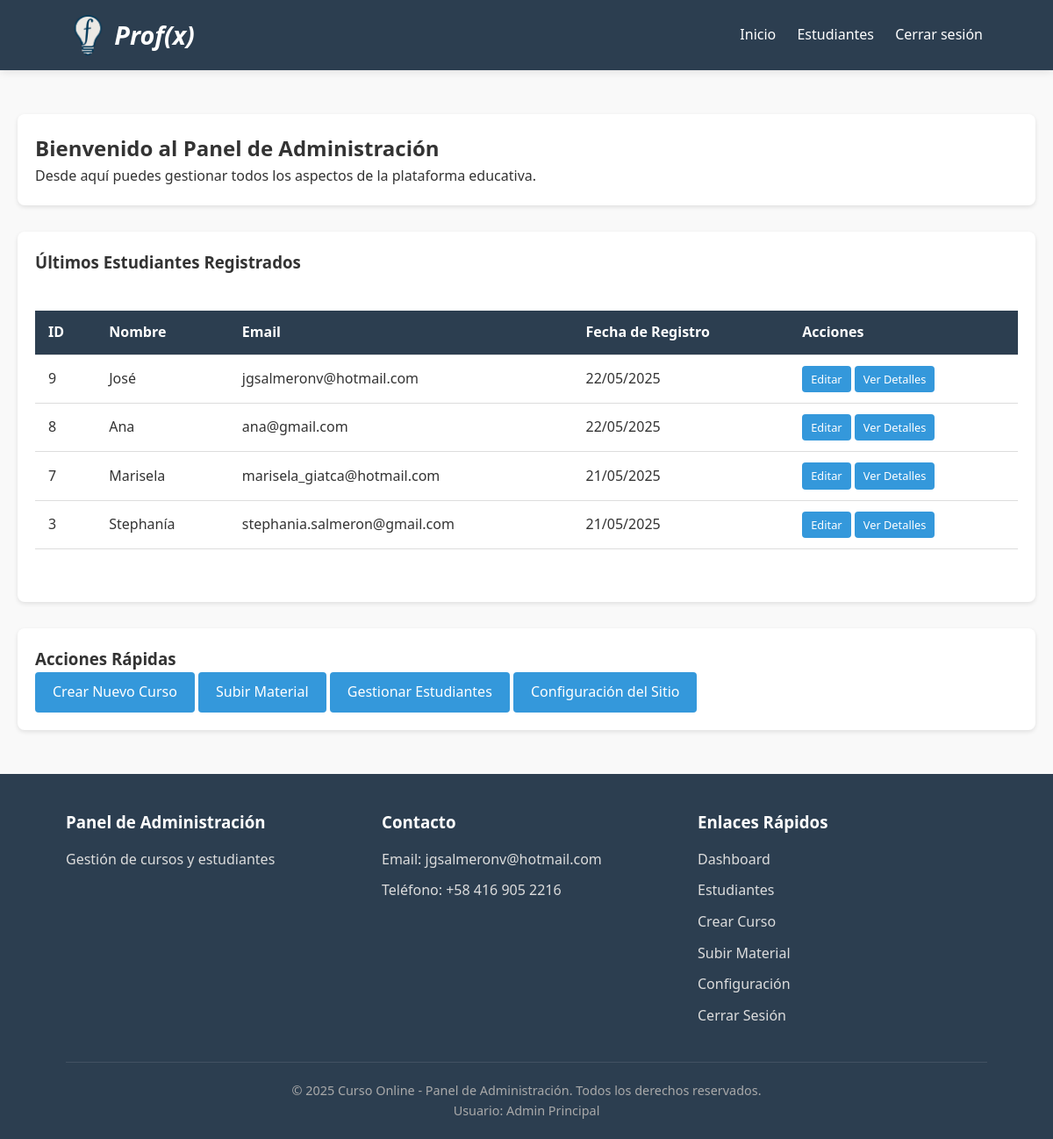
The app's page /admin.php (signed in) with its own data.
### tables this page shows
CREATE TABLE `usuarios` (
  `id` int NOT NULL,
  `nombre` varchar(100) NOT NULL,
  `email` varchar(100) NOT NULL,
  `password` varchar(255) NOT NULL,
  `fecha_registro` datetime DEFAULT CURRENT_TIMESTAMP,
  `es_admin` tinyint(1) DEFAULT '0'
);

### admin.php (the view, shortened to what this page needs)
<?php
require_once 'includes/config.php';
include 'includes/header_admin.php';
$stmt_ultimos = $conn->query("SELECT id, nombre, email, fecha_registro FROM usuarios
                             WHERE es_admin = 0
                             ORDER BY fecha_registro DESC LIMIT 5");
$ultimos_estudiantes = $stmt_ultimos->fetchAll(PDO::FETCH_ASSOC);
?>
<div class="admin-container">
    <section class="admin-section">
        <h2>Bienvenido al Panel de Administración</h2>
        <p>Desde aquí puedes gestionar todos los aspectos de la plataforma educativa.</p>
    </section>
    <section class="admin-section">
        <h3>Últimos Estudiantes Registrados</h3>
        <div class="table-responsive">
            <table class="admin-table">
                <thead>
                    <tr>
                        <th>ID</th>
                        <th>Nombre</th>
                        <th>Email</th>
                        <th>Fecha de Registro</th>
                        <th>Acciones</th>
                    </tr>
                </thead>
                <tbody>
                    <?php if (empty($ultimos_estudiantes)): ?>
                        <tr>
                            <td colspan="5">No hay estudiantes registrados aún.</td>
                        </tr>
                    <?php else: ?>
                        <?php foreach ($ultimos_estudiantes as $estudiante): ?>
                            <tr>
                                <td><?php echo $estudiante['id']; ?></td>
                                <td><?php echo htmlspecialchars($estudiante['nombre']); ?></td>
                                <td><?php echo htmlspecialchars($estudiante['email']); ?></td>
                                <td><?php echo date('d/m/Y', strtotime($estudiante['fecha_registro'])); ?></td>
                                <td>
                                    <a href="admin_editar_estudiante.php?id=<?php echo $estudiante['id']; ?>" class="btn small">Editar</a>
                                    <a href="admin_ver_estudiante.php?id=<?php echo $estudiante['id']; ?>" class="btn small">Ver Detalles</a>
                                </td>
                            </tr>
                        <?php endforeach; ?>
                    <?php endif; ?>
                </tbody>
            </table>
        </div>
    </section>
    <section class="admin-section">
        <h3>Acciones Rápidas</h3>
        <div class="quick-actions">
            <a href="admin_nuevo_curso.php" class="btn">Crear Nuevo Curso</a>
            <a href="admin_nuevo_material.php" class="btn">Subir Material</a>
            <a href="admin_estudiantes.php" class="btn">Gestionar Estudiantes</a>
            <a href="admin_configuracion.php" class="btn">Configuración del Sitio</a>
        </div>
    </section>
</div>
<?php include 'includes/footer_admin.php'; ?>

### includes/header_admin.php (shortened to what this page needs)
<!DOCTYPE html>
<html lang="es">
<head>
    <link rel="stylesheet" href="<?php echo SITE_URL; ?>/assets/css/style.css">
</head>
<body>
    <header class="admin-header">
        <div class="container">
            <div class="logo">
                <img src="<?php echo SITE_URL ?? ''; ?>/assets/img/icon.jpg.png" alt="Logo <?php echo SITE_NAME ?? 'Prof(x)'; ?>">
                <h1 style="font-style: oblique; color: white;">Prof(x)</h1>
            </div>
            <nav class="admin-nav">
                <a href="admin.php">Inicio</a>
                <a href="estudiantes.php">Estudiantes</a>
                <a href="logout.php">Cerrar sesión</a>
            </nav>
        </div>
    </header>

### includes/footer_admin.php (shortened to what this page needs)
    <footer>
        <div class="container">
            <div class="footer-content">
                <div class="footer-section">
                    <h3>Panel de Administración</h3>
                    <p>Gestión de cursos y estudiantes</p>
                </div>
                <div class="footer-section">
                    <h3>Contacto</h3>
                    <p>Email: jgsalmeronv@hotmail.com</p>
                    <p>Teléfono: +58 416 905 2216</p>
                </div>
                <div class="footer-section">
                    <h3>Enlaces Rápidos</h3>
                    <ul>
                        <li><a href="<?php echo SITE_URL; ?>/admin.php">Dashboard</a></li>
                        <li><a href="<?php echo SITE_URL; ?>/admin_estudiantes.php">Estudiantes</a></li>
                        <li><a href="<?php echo SITE_URL; ?>/admin_nuevo_curso.php">Crear Curso</a></li>
                        <li><a href="<?php echo SITE_URL; ?>/admin_nuevo_material.php">Subir Material</a></li>
                        <li><a href="<?php echo SITE_URL; ?>/admin_configuracion.php">Configuración</a></li>
                        <li><a href="<?php echo SITE_URL; ?>/admin_logout.php">Cerrar Sesión</a></li>
                    </ul>
                </div>
            </div>
            <div class="copyright">
                <p>&copy; <?php echo date('Y'); ?> <?php echo SITE_NAME; ?> - Panel de Administración. Todos los derechos reservados.</p>
                <p>Usuario: <?php echo htmlspecialchars($_SESSION['user_nombre'] ?? 'Administrador'); ?></p>
            </div>
        </div>
    </footer>
</body>
</html>

### assets/css/style.css (style rules this page uses)
:root { --primary: #3498db; --primary-dark: #2980b9; --secondary: #2ecc71; --dark: #2c3e50; --light: #ecf0f1; --lighter: #f9f9f9; --danger: #e74c3c; --warning: #f39c12; --success: #27ae60; }
html { scroll-behavior: smooth; }
* { margin: 0; padding: 0; box-sizing: border-box; font-family: 'Segoe UI', Tahoma, Geneva, Verdana, sans-serif; }
body { background-color: var(--lighter); color: #333; line-height: 1.6; }
.container { width: 90%; max-width: 1200px; margin: 0 auto; padding: 0 15px; }
header { background: white; box-shadow: 0 2px 10px rgba(0, 0, 0, 0.1); position: sticky; top: 0; z-index: 100; }
header .container { display: flex; justify-content: space-between; align-items: center; padding: 15px 0; }
.logo h1 { color: var(--dark); font-size: 1.8rem; }
.logo { display: flex; align-items: center; gap: 10px; }
.logo img { height: 50px; }
.btn { display: inline-block; background: var(--primary); color: white; padding: 10px 20px; border: none; border-radius: 5px; cursor: pointer; text-decoration: none; font-size: 16px; transition: all 0.3s ease; }
.admin-header { background: var(--dark); color: white; padding: 15px 0; margin-bottom: 30px; }
.admin-header a { color: white; text-decoration: none; }
.admin-nav a { margin-left: 20px; }
.table-responsive { overflow-x: auto; margin: 20px 0; }
.admin-table, .student-materials { width: 100%; border-collapse: collapse; margin: 20px 0; }
.admin-table th, .admin-table td, .student-materials th, .student-materials td { padding: 12px 15px; text-align: left; border-bottom: 1px solid #ddd; }
.admin-table th { background-color: #2c3e50; color: white; }
.btn { display: inline-block; padding: 8px 15px; background: #3498db; color: white; border: none; border-radius: 4px; text-decoration: none; cursor: pointer; transition: background 0.3s; }
.btn.small { padding: 5px 10px; font-size: 0.8rem; }
footer { background: var(--dark); color: white; padding: 40px 0 20px; }
.footer-content { display: grid; grid-template-columns: repeat(auto-fit, minmax(250px, 1fr)); gap: 30px; margin-bottom: 30px; }
.footer-section h3 { color: white; margin-bottom: 15px; }
.footer-section p, .footer-section a { color: #ddd; margin-bottom: 10px; display: block; text-decoration: none; }
.footer-section ul { list-style: none; }
.footer-section ul li { margin-bottom: 8px; }
.copyright { text-align: center; padding-top: 20px; border-top: 1px solid rgba(255, 255, 255, 0.1); color: #aaa; font-size: 0.9rem; }
:root { --primary: #3498db; --primary-dark: #2980b9; --secondary: #2ecc71; --dark: #2c3e50; --light: #ecf0f1; --danger: #e74c3c; --warning: #f39c12; --success: #27ae60; }
.admin-container { max-width: 1200px; margin: 0 auto; padding: 20px; }
.admin-section { background: white; border-radius: 8px; padding: 20px; margin-bottom: 30px; box-shadow: 0 2px 5px rgba(0,0,0,0.1); }
.table-responsive { overflow-x: auto; }
.admin-table, .student-table { width: 100%; border-collapse: collapse; margin: 20px 0; }
.admin-table th, .admin-table td, .student-table th, .student-table td { padding: 12px 15px; text-align: left; border-bottom: 1px solid #ddd; }
.admin-table th { background-color: var(--dark); color: white; }
.btn { display: inline-block; padding: 10px 20px; background: var(--primary); color: white; border: none; border-radius: 4px; text-decoration: none; cursor: pointer; transition: background 0.3s; }
.admin-header .container { display: flex; justify-content: space-between; align-items: center; max-width: 1200px; margin: 0 auto; padding: 0 20px; }
.admin-nav a { color: white; text-decoration: none; margin-left: 20px; }

### records on screen
usuarios: id "9", nombre "José", email "jgsalmeronv@hotmail.com", fecha_registro "22/05/2025"
usuarios: id "8", nombre "Ana", email "ana@gmail.com", fecha_registro "22/05/2025"
usuarios: id "7", nombre "Marisela", email "marisela_giatca@hotmail.com", fecha_registro "21/05/2025"
usuarios: id "3", nombre "Stephanía", email "stephania.salmeron@gmail.com", fecha_registro "21/05/2025"

### other values on screen
SITE_NAME "Curso Online"
$_SESSION['user_nombre'] "Admin Principal"
